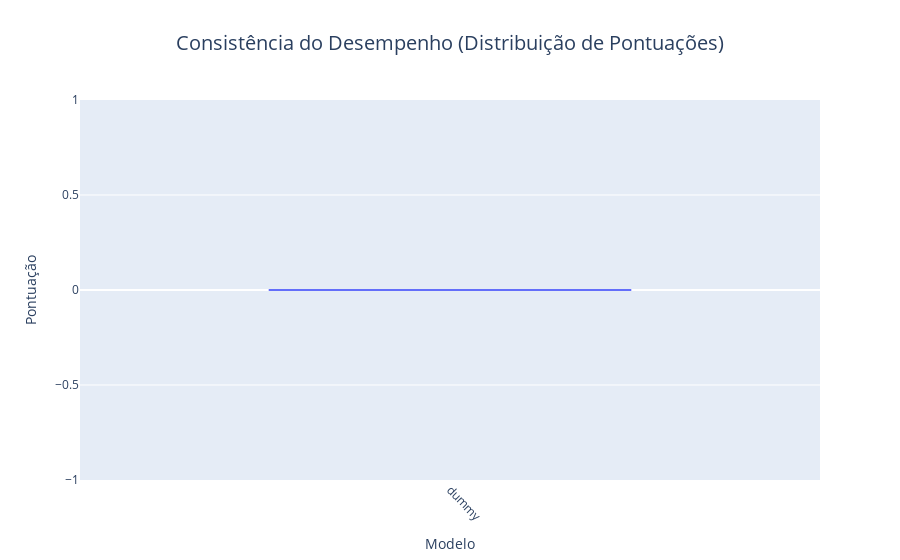

Here is the notebook cell this chart was saved with:
### Markdown cell above
O gráfico de caixas (boxplot) abaixo mostra a distribuição das pontuações para cada modelo. Ele é excelente para avaliar a **consistência**. Um modelo com uma caixa curta e poucos pontos fora (outliers) é mais consistente e previsível do que um com uma caixa longa.

### Code cell
if "df" in locals():
    fig = px.box(
        df,
        x="model_name",
        y="score",
        color="model_name",
        title="Consistência do Desempenho (Distribuição de Pontuações)",
        labels={"model_name": "Modelo", "score": "Pontuação"},
    )

    fig.update_layout(
        title_font_size=20,
        title_x=0.5,
        xaxis_title_font_size=14,
        yaxis_title_font_size=14,
        showlegend=False,
    )
    fig.update_xaxes(tickangle=45)
    fig.show()

### Figure 1 — Plotly figure (JSON) as saved in the notebook; plotly's stock layout.template omitted (floating-point values rounded to 4 significant figures)
{"data": [{"alignmentgroup": "True", "hovertemplate": "Modelo=%{x}<br>Pontuação=%{y}<extra></extra>", "legendgroup": "dummy", "marker": {"color": "#636efa"}, "name": "dummy", "notched": false, "offsetgroup": "dummy", "orientation": "v", "showlegend": true, "type": "box", "x": ["dummy", "dummy", "dummy", "dummy", "dummy", "dummy", "dummy", "dummy", "dummy", "dummy", "dummy", "dummy", "dummy", "dummy", "dummy", "dummy", "dummy", "dummy", "dummy", "dummy", "dummy", "dummy", "dummy", "dummy", "dummy", "dummy", "dummy", "dummy", "dummy", "dummy", "dummy", "dummy", "dummy", "dummy", "dummy", "dummy", "dummy", "dummy", "dummy", "dummy", "dummy", "dummy", "dummy", "dummy", "dummy", "dummy", "dummy", "dummy", "dummy", "dummy"], "x0": " ", "xaxis": "x", "y": [0, 0, 0, 0, 0, 0, 0, 0, 0, 0, 0, 0, 0, 0, 0, 0, 0, 0, 0, 0, 0, 0, 0, 0, 0, 0, 0, 0, 0, 0, 0, 0, 0, 0, 0, 0, 0, 0, 0, 0, 0, 0, 0, 0, 0, 0, 0, 0, 0, 0], "y0": " ", "yaxis": "y"}], "layout": {"boxmode": "overlay", "legend": {"title": {"text": "Modelo"}, "tracegroupgap": 0}, "showlegend": false, "title": {"font": {"size": 20}, "text": "Consistência do Desempenho (Distribuição de Pontuações)", "x": 0.5}, "xaxis": {"anchor": "y", "categoryarray": ["dummy"], "categoryorder": "array", "domain": [0.0, 1.0], "tickangle": 45, "title": {"font": {"size": 14}, "text": "Modelo"}}, "yaxis": {"anchor": "x", "domain": [0.0, 1.0], "title": {"font": {"size": 14}, "text": "Pontuação"}}}}
